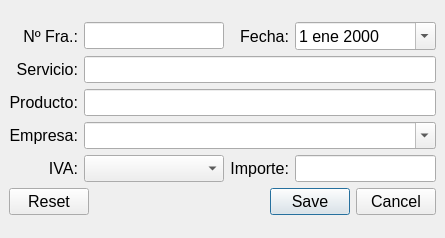
<?xml version="1.0" encoding="UTF-8"?>
<ui version="4.0">
 <class>Facturas</class>
 <widget class="QMainWindow" name="Facturas">
  <property name="windowModality">
   <enum>Qt::WindowModal</enum>
  </property>
  <property name="geometry">
   <rect>
    <x>0</x>
    <y>0</y>
    <width>445</width>
    <height>238</height>
   </rect>
  </property>
  <property name="minimumSize">
   <size>
    <width>0</width>
    <height>0</height>
   </size>
  </property>
  <property name="font">
   <font>
    <pointsize>12</pointsize>
   </font>
  </property>
  <property name="windowTitle">
   <string>Facturas</string>
  </property>
  <property name="locale">
   <locale language="Spanish" country="Spain"/>
  </property>
  <widget class="QWidget" name="centralwidget">
   <layout class="QGridLayout" name="gridLayout">
    <item row="0" column="0">
     <layout class="QGridLayout" name="gridLayout_2">
      <item row="0" column="1">
       <widget class="QLineEdit" name="le_fra"/>
      </item>
      <item row="1" column="1" colspan="3">
       <widget class="QLineEdit" name="le_servicio"/>
      </item>
      <item row="4" column="0">
       <widget class="QLabel" name="lbl_iva">
        <property name="text">
         <string>IVA:</string>
        </property>
        <property name="alignment">
         <set>Qt::AlignRight|Qt::AlignTrailing|Qt::AlignVCenter</set>
        </property>
       </widget>
      </item>
      <item row="0" column="3">
       <widget class="QDateEdit" name="de_fecha">
        <property name="calendarPopup">
         <bool>true</bool>
        </property>
       </widget>
      </item>
      <item row="3" column="0">
       <widget class="QLabel" name="lbl_empresa">
        <property name="text">
         <string>Empresa:</string>
        </property>
        <property name="alignment">
         <set>Qt::AlignRight|Qt::AlignTrailing|Qt::AlignVCenter</set>
        </property>
       </widget>
      </item>
      <item row="0" column="0">
       <widget class="QLabel" name="lbl_fra">
        <property name="text">
         <string>Nº Fra.:</string>
        </property>
        <property name="alignment">
         <set>Qt::AlignRight|Qt::AlignTrailing|Qt::AlignVCenter</set>
        </property>
       </widget>
      </item>
      <item row="4" column="1">
       <widget class="QComboBox" name="cb_iva"/>
      </item>
      <item row="4" column="3">
       <widget class="QLineEdit" name="le_importe"/>
      </item>
      <item row="2" column="0">
       <widget class="QLabel" name="lbl_producto">
        <property name="text">
         <string>Producto:</string>
        </property>
        <property name="alignment">
         <set>Qt::AlignRight|Qt::AlignTrailing|Qt::AlignVCenter</set>
        </property>
       </widget>
      </item>
      <item row="0" column="2">
       <widget class="QLabel" name="lbl_fecha">
        <property name="text">
         <string>Fecha:</string>
        </property>
        <property name="alignment">
         <set>Qt::AlignRight|Qt::AlignTrailing|Qt::AlignVCenter</set>
        </property>
       </widget>
      </item>
      <item row="1" column="0">
       <widget class="QLabel" name="lbl_servicio">
        <property name="text">
         <string>Servicio:</string>
        </property>
        <property name="alignment">
         <set>Qt::AlignRight|Qt::AlignTrailing|Qt::AlignVCenter</set>
        </property>
       </widget>
      </item>
      <item row="4" column="2">
       <widget class="QLabel" name="lbl_importe">
        <property name="text">
         <string>Importe:</string>
        </property>
        <property name="alignment">
         <set>Qt::AlignRight|Qt::AlignTrailing|Qt::AlignVCenter</set>
        </property>
       </widget>
      </item>
      <item row="5" column="0" colspan="4">
       <widget class="QDialogButtonBox" name="buttonBox">
        <property name="standardButtons">
         <set>QDialogButtonBox::Cancel|QDialogButtonBox::Reset|QDialogButtonBox::Save</set>
        </property>
        <property name="centerButtons">
         <bool>false</bool>
        </property>
       </widget>
      </item>
      <item row="2" column="1" colspan="3">
       <widget class="QLineEdit" name="le_producto"/>
      </item>
      <item row="3" column="1" colspan="3">
       <widget class="QComboBox" name="cb_empresa">
        <property name="editable">
         <bool>true</bool>
        </property>
       </widget>
      </item>
     </layout>
    </item>
   </layout>
  </widget>
 </widget>
 <tabstops>
  <tabstop>le_fra</tabstop>
  <tabstop>de_fecha</tabstop>
  <tabstop>le_servicio</tabstop>
  <tabstop>le_producto</tabstop>
  <tabstop>cb_empresa</tabstop>
  <tabstop>cb_iva</tabstop>
  <tabstop>le_importe</tabstop>
 </tabstops>
 <resources/>
 <connections/>
</ui>
